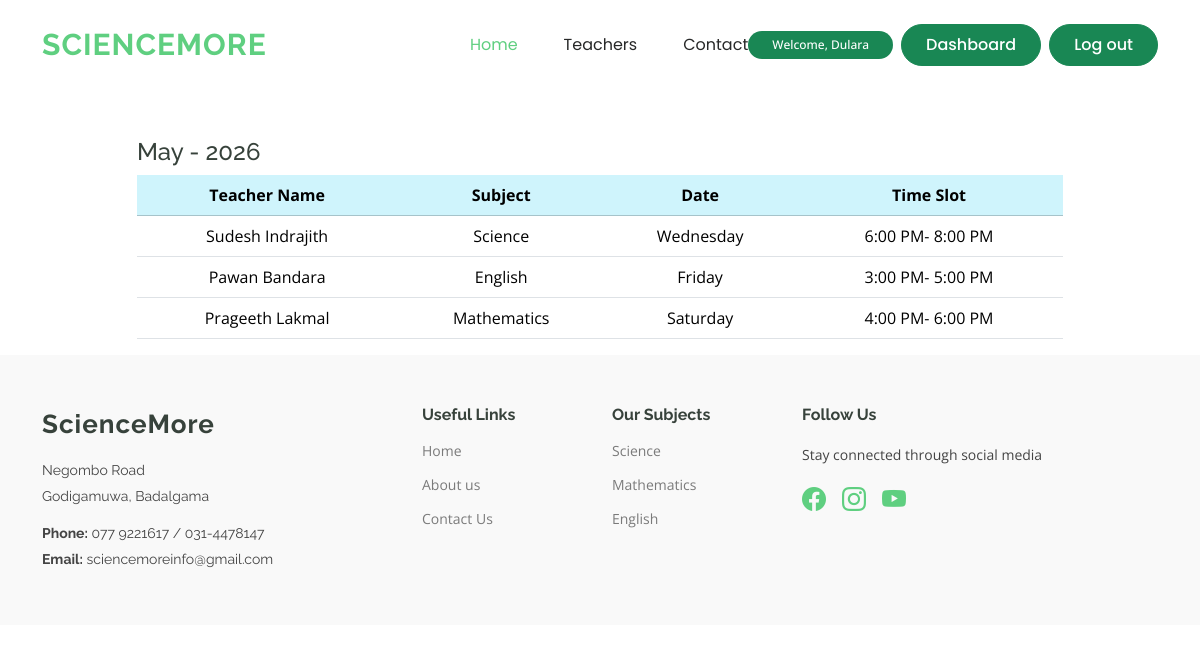
/web/student/cls_schedule.php (signed in), run on the app's committed database.
### tables this page shows
CREATE TABLE `classes` (
  `Id` int(11) NOT NULL,
  `Class_Name` varchar(255) NOT NULL,
  `Grade_Level_id` int(11) NOT NULL,
  `Subject_id` int(11) NOT NULL,
  `Teacher_id` int(11) NOT NULL,
  `Class_Date` varchar(50) NOT NULL,
  `start_time` time NOT NULL,
  `end_time` time NOT NULL,
  `month` varchar(50) NOT NULL,
  `Maximum_Students` int(30) NOT NULL,
  `class_fee` int(255) NOT NULL,
  `hall_no` int(11) NOT NULL
);

CREATE TABLE `teachers` (
  `Id` int(11) NOT NULL,
  `title` varchar(255) NOT NULL,
  `userid` int(11) NOT NULL,
  `FirstName` varchar(255) NOT NULL,
  `LastName` varchar(255) NOT NULL,
  `Dob` varchar(255) NOT NULL,
  `Gender` varchar(255) NOT NULL,
  `Primary_Contact` int(12) NOT NULL,
  `Secondary_Contact` int(12) NOT NULL,
  `Address` text NOT NULL,
  `City` varchar(255) NOT NULL,
  `AL_stream` varchar(255) NOT NULL,
  `AL_results` varchar(100) NOT NULL,
  `degree` int(1) NOT NULL,
  `Email` varchar(255) NOT NULL,
  `Password` varchar(255) NOT NULL,
  `NIC_No` varchar(12) NOT NULL,
  `Subject_id` int(11) NOT NULL,
  `Profile_Picture` varchar(255) NOT NULL,
  `date` date DEFAULT NULL,
  `Status` int(1) NOT NULL,
  `status_change_date` date DEFAULT NULL
);

CREATE TABLE `subjects` (
  `id` int(11) NOT NULL,
  `name` varchar(100) NOT NULL
);

### web/student/cls_schedule.php (the view, shortened to what this page needs)
<?php
$db = dbConn();
$studentId = $_SESSION['STUDENT_ID'];
$sql = "SELECT
            c.Class_Date,
            s.name AS subject,
            g.name AS grade,
            t.FirstName,
            t.LastName,
            c.start_time,
            c.end_time
        FROM student_enroll se
        INNER JOIN classes c ON se.class_id = c.Id
        INNER JOIN teachers t ON c.Teacher_id=t.Id
        INNER JOIN subjects s ON c.Subject_id = s.id
        INNER JOIN grade_levels g ON c.Grade_Level_id = g.id
        WHERE se.student_id = '$studentId'";
$result = $db->query($sql);
$currentMonthName = date('F');
$currentYear = date('Y');
?>
<div class="container mt-5">
    <div class="row justify-content-center">
        <div class="col-md-10">
            <?php if ($result->num_rows > 0): ?>
                <h4><?=$currentMonthName?> - <?=$currentYear?></h4>
                <table class="table table-hover text-center align-middle ">
                    <thead class="table-info">
                        <tr>
                            <th>Teacher Name</th>
                            <th>Subject</th>
                            <th>Date</th>
                            <th>Time Slot</th>
                        </tr>
                    </thead>
                    <tbody>
                        <?php while ($row = $result->fetch_assoc()): ?>
                            <tr>
                                <td><?= $row['FirstName'] ?> <?= $row['LastName'] ?></td>
                                <td><?= $row['subject'] ?></td>
                                <td><?= ($row['Class_Date']) ?></td>
                                <td>
                                    <?= date("g:i A", strtotime($row['start_time'])) ?>-
                                    <?= date("g:i A", strtotime($row['end_time'])) ?>
                                </td>
                            </tr>
                        <?php endwhile; ?>
                    </tbody>
                </table>
            <?php else: ?>
                <div class="alert alert-info text-center mb-0">
                    You are not enrolled in any classes yet.
                </div>
            <?php endif; ?>
        </div>
    </div>
</div>
<?php
include '../layouts.php';
?>

### web/css/main.css (style rules this page uses)
:root { --default-font: "Open Sans", system-ui, -apple-system, "Segoe UI", Roboto, "Helvetica Neue", Arial, "Noto Sans", "Liberation Sans", sans-serif, "Apple Color Emoji", "Segoe UI Emoji", "Segoe UI Symbol", "Noto Color Emoji"; --heading-font: "Raleway", sans-serif; --nav-font: "Poppins", sans-serif; }
:root { --background-color: #ffffff; --default-color: #444444; --heading-color: #37423b; --accent-color: #5fcf80; --surface-color: #ffffff; --contrast-color: #ffffff; }
:root { --nav-color: #272828; --nav-hover-color: #5fcf80; --nav-mobile-background-color: #ffffff; --nav-dropdown-background-color: #ffffff; --nav-dropdown-color: #272828; --nav-dropdown-hover-color: #5fcf80; }
:root { scroll-behavior: smooth; }
body { color: var(--default-color); background-color: var(--background-color); font-family: var(--default-font); }
h1, h2, h3, h4, h5, h6 { color: var(--heading-color); font-family: var(--heading-font); }

### data on the page
classes: Teacher.FirstName "Sudesh", Teacher.LastName "Indrajith", Subject.name "Science", Class_Date "Wednesday", start_time "6:00 PM", end_time "8:00 PM"
classes: Teacher.FirstName "Pawan", Teacher.LastName "Bandara", Subject.name "English", Class_Date "Friday", start_time "3:00 PM", end_time "5:00 PM"
classes: Teacher.FirstName "Prageeth", Teacher.LastName "Lakmal", Subject.name "Mathematics", Class_Date "Saturday", start_time "4:00 PM", end_time "6:00 PM"

### other printed values
$_SESSION['NAME'] "Dulara"
